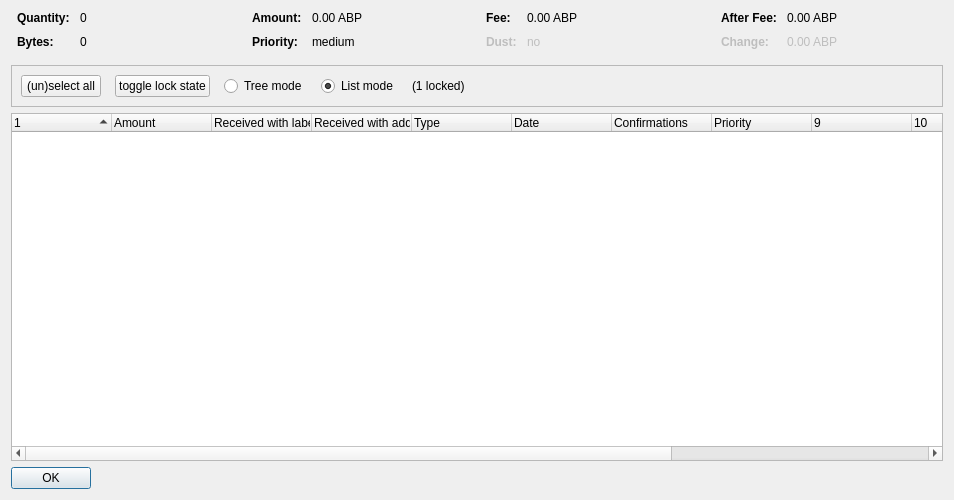
<?xml version="1.0" encoding="UTF-8"?>
<ui version="4.0">
 <class>CoinControlDialog</class>
 <widget class="QDialog" name="CoinControlDialog">
  <property name="geometry">
   <rect>
    <x>0</x>
    <y>0</y>
    <width>954</width>
    <height>500</height>
   </rect>
  </property>
  <property name="windowTitle">
   <string>Coin Selection</string>
  </property>
  <layout class="QVBoxLayout" name="verticalLayout">
   <item>
    <layout class="QHBoxLayout" name="horizontalLayoutTop" stretch="0,0,0,0">
     <property name="topMargin">
      <number>0</number>
     </property>
     <property name="bottomMargin">
      <number>10</number>
     </property>
     <item>
      <layout class="QFormLayout" name="formLayoutCoinControl1">
       <property name="horizontalSpacing">
        <number>10</number>
       </property>
       <property name="verticalSpacing">
        <number>10</number>
       </property>
       <property name="leftMargin">
        <number>6</number>
       </property>
       <property name="rightMargin">
        <number>6</number>
       </property>
       <item row="0" column="0">
        <widget class="QLabel" name="labelCoinControlQuantityText">
         <property name="font">
          <font>
           <weight>75</weight>
           <bold>true</bold>
          </font>
         </property>
         <property name="text">
          <string>Quantity:</string>
         </property>
        </widget>
       </item>
       <item row="0" column="1">
        <widget class="QLabel" name="labelCoinControlQuantity">
         <property name="cursor">
          <cursorShape>IBeamCursor</cursorShape>
         </property>
         <property name="contextMenuPolicy">
          <enum>Qt::ActionsContextMenu</enum>
         </property>
         <property name="text">
          <string notr="true">0</string>
         </property>
         <property name="textInteractionFlags">
          <set>Qt::LinksAccessibleByMouse|Qt::TextSelectableByKeyboard|Qt::TextSelectableByMouse</set>
         </property>
        </widget>
       </item>
       <item row="1" column="0">
        <widget class="QLabel" name="labelCoinControlBytesText">
         <property name="font">
          <font>
           <weight>75</weight>
           <bold>true</bold>
          </font>
         </property>
         <property name="text">
          <string>Bytes:</string>
         </property>
        </widget>
       </item>
       <item row="1" column="1">
        <widget class="QLabel" name="labelCoinControlBytes">
         <property name="cursor">
          <cursorShape>IBeamCursor</cursorShape>
         </property>
         <property name="contextMenuPolicy">
          <enum>Qt::ActionsContextMenu</enum>
         </property>
         <property name="text">
          <string notr="true">0</string>
         </property>
         <property name="textInteractionFlags">
          <set>Qt::LinksAccessibleByMouse|Qt::TextSelectableByKeyboard|Qt::TextSelectableByMouse</set>
         </property>
        </widget>
       </item>
      </layout>
     </item>
     <item>
      <layout class="QFormLayout" name="formLayoutCoinControl2">
       <property name="horizontalSpacing">
        <number>10</number>
       </property>
       <property name="verticalSpacing">
        <number>10</number>
       </property>
       <property name="leftMargin">
        <number>6</number>
       </property>
       <property name="rightMargin">
        <number>6</number>
       </property>
       <item row="0" column="0">
        <widget class="QLabel" name="labelCoinControlAmountText">
         <property name="font">
          <font>
           <weight>75</weight>
           <bold>true</bold>
          </font>
         </property>
         <property name="text">
          <string>Amount:</string>
         </property>
        </widget>
       </item>
       <item row="0" column="1">
        <widget class="QLabel" name="labelCoinControlAmount">
         <property name="cursor">
          <cursorShape>IBeamCursor</cursorShape>
         </property>
         <property name="contextMenuPolicy">
          <enum>Qt::ActionsContextMenu</enum>
         </property>
         <property name="text">
          <string notr="true">0.00 ABP</string>
         </property>
         <property name="textInteractionFlags">
          <set>Qt::LinksAccessibleByMouse|Qt::TextSelectableByKeyboard|Qt::TextSelectableByMouse</set>
         </property>
        </widget>
       </item>
       <item row="1" column="0">
        <widget class="QLabel" name="labelCoinControlPriorityText">
         <property name="font">
          <font>
           <weight>75</weight>
           <bold>true</bold>
          </font>
         </property>
         <property name="text">
          <string>Priority:</string>
         </property>
        </widget>
       </item>
       <item row="1" column="1">
        <widget class="QLabel" name="labelCoinControlPriority">
         <property name="cursor">
          <cursorShape>IBeamCursor</cursorShape>
         </property>
         <property name="contextMenuPolicy">
          <enum>Qt::ActionsContextMenu</enum>
         </property>
         <property name="text">
          <string>medium</string>
         </property>
         <property name="textInteractionFlags">
          <set>Qt::LinksAccessibleByMouse|Qt::TextSelectableByKeyboard|Qt::TextSelectableByMouse</set>
         </property>
        </widget>
       </item>
      </layout>
     </item>
     <item>
      <layout class="QFormLayout" name="formLayoutCoinControl3">
       <property name="horizontalSpacing">
        <number>10</number>
       </property>
       <property name="verticalSpacing">
        <number>10</number>
       </property>
       <property name="leftMargin">
        <number>6</number>
       </property>
       <property name="rightMargin">
        <number>6</number>
       </property>
       <item row="0" column="0">
        <widget class="QLabel" name="labelCoinControlFeeText">
         <property name="font">
          <font>
           <weight>75</weight>
           <bold>true</bold>
          </font>
         </property>
         <property name="text">
          <string>Fee:</string>
         </property>
        </widget>
       </item>
       <item row="0" column="1">
        <widget class="QLabel" name="labelCoinControlFee">
         <property name="cursor">
          <cursorShape>IBeamCursor</cursorShape>
         </property>
         <property name="contextMenuPolicy">
          <enum>Qt::ActionsContextMenu</enum>
         </property>
         <property name="text">
          <string notr="true">0.00 ABP</string>
         </property>
         <property name="textInteractionFlags">
          <set>Qt::LinksAccessibleByMouse|Qt::TextSelectableByKeyboard|Qt::TextSelectableByMouse</set>
         </property>
        </widget>
       </item>
       <item row="1" column="0">
        <widget class="QLabel" name="labelCoinControlLowOutputText">
         <property name="enabled">
          <bool>false</bool>
         </property>
         <property name="font">
          <font>
           <weight>75</weight>
           <bold>true</bold>
          </font>
         </property>
         <property name="text">
          <string>Dust:</string>
         </property>
        </widget>
       </item>
       <item row="1" column="1">
        <widget class="QLabel" name="labelCoinControlLowOutput">
         <property name="enabled">
          <bool>false</bool>
         </property>
         <property name="cursor">
          <cursorShape>IBeamCursor</cursorShape>
         </property>
         <property name="contextMenuPolicy">
          <enum>Qt::ActionsContextMenu</enum>
         </property>
         <property name="text">
          <string>no</string>
         </property>
         <property name="textInteractionFlags">
          <set>Qt::LinksAccessibleByMouse|Qt::TextSelectableByKeyboard|Qt::TextSelectableByMouse</set>
         </property>
        </widget>
       </item>
      </layout>
     </item>
     <item>
      <layout class="QFormLayout" name="formLayoutCoinControl4">
       <property name="horizontalSpacing">
        <number>10</number>
       </property>
       <property name="verticalSpacing">
        <number>10</number>
       </property>
       <property name="leftMargin">
        <number>6</number>
       </property>
       <property name="rightMargin">
        <number>6</number>
       </property>
       <item row="0" column="0">
        <widget class="QLabel" name="labelCoinControlAfterFeeText">
         <property name="font">
          <font>
           <weight>75</weight>
           <bold>true</bold>
          </font>
         </property>
         <property name="text">
          <string>After Fee:</string>
         </property>
        </widget>
       </item>
       <item row="0" column="1">
        <widget class="QLabel" name="labelCoinControlAfterFee">
         <property name="cursor">
          <cursorShape>IBeamCursor</cursorShape>
         </property>
         <property name="contextMenuPolicy">
          <enum>Qt::ActionsContextMenu</enum>
         </property>
         <property name="text">
          <string notr="true">0.00 ABP</string>
         </property>
         <property name="textInteractionFlags">
          <set>Qt::LinksAccessibleByMouse|Qt::TextSelectableByKeyboard|Qt::TextSelectableByMouse</set>
         </property>
        </widget>
       </item>
       <item row="1" column="0">
        <widget class="QLabel" name="labelCoinControlChangeText">
         <property name="enabled">
          <bool>false</bool>
         </property>
         <property name="font">
          <font>
           <weight>75</weight>
           <bold>true</bold>
          </font>
         </property>
         <property name="text">
          <string>Change:</string>
         </property>
        </widget>
       </item>
       <item row="1" column="1">
        <widget class="QLabel" name="labelCoinControlChange">
         <property name="enabled">
          <bool>false</bool>
         </property>
         <property name="cursor">
          <cursorShape>IBeamCursor</cursorShape>
         </property>
         <property name="contextMenuPolicy">
          <enum>Qt::ActionsContextMenu</enum>
         </property>
         <property name="text">
          <string notr="true">0.00 ABP</string>
         </property>
         <property name="textInteractionFlags">
          <set>Qt::LinksAccessibleByMouse|Qt::TextSelectableByKeyboard|Qt::TextSelectableByMouse</set>
         </property>
        </widget>
       </item>
      </layout>
     </item>
    </layout>
   </item>
   <item>
    <widget class="QFrame" name="frame">
     <property name="minimumSize">
      <size>
       <width>0</width>
       <height>40</height>
      </size>
     </property>
     <property name="frameShape">
      <enum>QFrame::StyledPanel</enum>
     </property>
     <property name="frameShadow">
      <enum>QFrame::Sunken</enum>
     </property>
     <layout class="QHBoxLayout" name="horizontalLayout">
      <item>
       <layout class="QHBoxLayout" name="horizontalLayoutPanel" stretch="0,0,0,0,0,0">
        <property name="spacing">
         <number>14</number>
        </property>
        <item>
         <widget class="QPushButton" name="pushButtonSelectAll">
          <property name="sizePolicy">
           <sizepolicy hsizetype="Maximum" vsizetype="Fixed">
            <horstretch>0</horstretch>
            <verstretch>0</verstretch>
           </sizepolicy>
          </property>
          <property name="text">
           <string>(un)select all</string>
          </property>
          <property name="autoDefault">
           <bool>false</bool>
          </property>
         </widget>
        </item>
        <item>
         <widget class="QPushButton" name="pushButtonToggleLock">
          <property name="sizePolicy">
           <sizepolicy hsizetype="Maximum" vsizetype="Fixed">
            <horstretch>0</horstretch>
            <verstretch>0</verstretch>
           </sizepolicy>
          </property>
          <property name="text">
           <string>toggle lock state</string>
          </property>
          <property name="autoDefault">
           <bool>false</bool>
          </property>
         </widget>
        </item>
        <item>
         <widget class="QRadioButton" name="radioTreeMode">
          <property name="sizePolicy">
           <sizepolicy hsizetype="Maximum" vsizetype="Fixed">
            <horstretch>0</horstretch>
            <verstretch>0</verstretch>
           </sizepolicy>
          </property>
          <property name="text">
           <string>Tree mode</string>
          </property>
         </widget>
        </item>
        <item>
         <widget class="QRadioButton" name="radioListMode">
          <property name="sizePolicy">
           <sizepolicy hsizetype="Maximum" vsizetype="Fixed">
            <horstretch>0</horstretch>
            <verstretch>0</verstretch>
           </sizepolicy>
          </property>
          <property name="text">
           <string>List mode</string>
          </property>
          <property name="checked">
           <bool>true</bool>
          </property>
         </widget>
        </item>
        <item>
         <widget class="QLabel" name="labelLocked">
          <property name="text">
           <string>(1 locked)</string>
          </property>
         </widget>
        </item>
        <item>
         <spacer name="horizontalSpacer">
          <property name="orientation">
           <enum>Qt::Horizontal</enum>
          </property>
          <property name="sizeHint" stdset="0">
           <size>
            <width>40</width>
            <height>20</height>
           </size>
          </property>
         </spacer>
        </item>
       </layout>
      </item>
     </layout>
    </widget>
   </item>
   <item>
    <widget class="CoinControlTreeWidget" name="treeWidget">
     <property name="contextMenuPolicy">
      <enum>Qt::CustomContextMenu</enum>
     </property>
     <property name="sortingEnabled">
      <bool>false</bool>
     </property>
     <property name="columnCount">
      <number>13</number>
     </property>
     <attribute name="headerShowSortIndicator" stdset="0">
      <bool>true</bool>
     </attribute>
     <attribute name="headerStretchLastSection">
      <bool>false</bool>
     </attribute>
     <column>
      <property name="text">
       <string/>
      </property>
     </column>
     <column>
      <property name="text">
       <string>Amount</string>
      </property>
     </column>
     <column>
      <property name="text">
       <string>Received with label</string>
      </property>
     </column>
     <column>
      <property name="text">
       <string>Received with address</string>
      </property>
     </column>
     <column>
      <property name="text">
	<string>Type</string>
      </property>
     </column>
     <column>
      <property name="text">	 
       <string>Date</string>
      </property>
     </column>
     <column>
      <property name="text">
       <string>Confirmations</string>
      </property>
      <property name="toolTip">
       <string>Confirmed</string>
      </property>
     </column>
     <column>
      <property name="text">
       <string>Priority</string>
      </property>
     </column>
     <column>
      <property name="text">
       <string/>
      </property>
     </column>
     <column>
      <property name="text">
       <string/>
      </property>
     </column>
     <column>
      <property name="text">
       <string/>
      </property>
     </column>
     <column>
      <property name="text">
       <string/>
      </property>
     </column>
     <column>
      <property name="text">
       <string/>
      </property>
     </column>
    </widget>
   </item>
   <item>
    <widget class="QDialogButtonBox" name="buttonBox">
     <property name="sizePolicy">
      <sizepolicy hsizetype="Maximum" vsizetype="Fixed">
       <horstretch>0</horstretch>
       <verstretch>0</verstretch>
      </sizepolicy>
     </property>
     <property name="orientation">
      <enum>Qt::Horizontal</enum>
     </property>
     <property name="standardButtons">
      <set>QDialogButtonBox::Ok</set>
     </property>
    </widget>
   </item>
  </layout>
 </widget>
 <customwidgets>
  <customwidget>
   <class>CoinControlTreeWidget</class>
   <extends>QTreeWidget</extends>
   <header>coincontroltreewidget.h</header>
  </customwidget>
 </customwidgets>
 <resources/>
 <connections/>
</ui>
